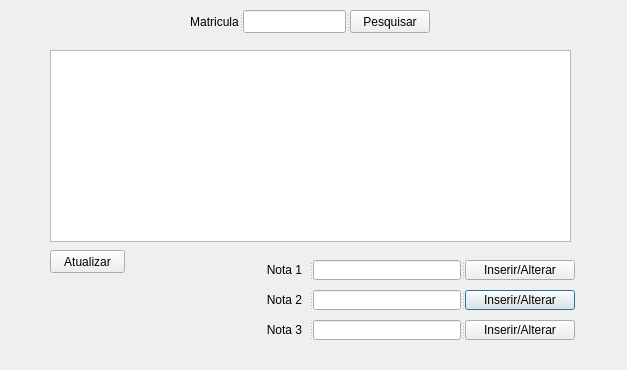
<?xml version="1.0" encoding="UTF-8"?>
<ui version="4.0">
 <class>Alterar_Notas</class>
 <widget class="QDialog" name="Alterar_Notas">
  <property name="geometry">
   <rect>
    <x>0</x>
    <y>0</y>
    <width>627</width>
    <height>370</height>
   </rect>
  </property>
  <property name="windowTitle">
   <string>Dialog</string>
  </property>
  <widget class="QSplitter" name="splitter_3">
   <property name="geometry">
    <rect>
     <x>260</x>
     <y>290</y>
     <width>315</width>
     <height>20</height>
    </rect>
   </property>
   <property name="orientation">
    <enum>Qt::Horizontal</enum>
   </property>
   <widget class="QLabel" name="label_4">
    <property name="text">
     <string>Nota 2</string>
    </property>
    <property name="alignment">
     <set>Qt::AlignCenter</set>
    </property>
   </widget>
   <widget class="QLineEdit" name="Nota2Inserir"/>
   <widget class="QPushButton" name="Btn_AlterarNota2">
    <property name="text">
     <string>Inserir/Alterar</string>
    </property>
   </widget>
  </widget>
  <widget class="QSplitter" name="splitter_4">
   <property name="geometry">
    <rect>
     <x>260</x>
     <y>320</y>
     <width>315</width>
     <height>20</height>
    </rect>
   </property>
   <property name="orientation">
    <enum>Qt::Horizontal</enum>
   </property>
   <widget class="QSplitter" name="splitter_5">
    <property name="orientation">
     <enum>Qt::Horizontal</enum>
    </property>
    <widget class="QLabel" name="label_5">
     <property name="text">
      <string>Nota 3</string>
     </property>
     <property name="alignment">
      <set>Qt::AlignCenter</set>
     </property>
    </widget>
    <widget class="QLineEdit" name="Nota3Inserir"/>
    <widget class="QPushButton" name="Btn_AlterarNota3">
     <property name="text">
      <string>Inserir/Alterar</string>
     </property>
    </widget>
   </widget>
  </widget>
  <widget class="QPushButton" name="Btn_AtualizaTabelaNota">
   <property name="geometry">
    <rect>
     <x>50</x>
     <y>250</y>
     <width>75</width>
     <height>23</height>
    </rect>
   </property>
   <property name="text">
    <string>Atualizar</string>
   </property>
  </widget>
  <widget class="QSplitter" name="splitter_2">
   <property name="geometry">
    <rect>
     <x>260</x>
     <y>260</y>
     <width>315</width>
     <height>20</height>
    </rect>
   </property>
   <property name="orientation">
    <enum>Qt::Horizontal</enum>
   </property>
   <widget class="QLabel" name="label_2">
    <property name="text">
     <string>Nota 1</string>
    </property>
    <property name="alignment">
     <set>Qt::AlignCenter</set>
    </property>
   </widget>
   <widget class="QLineEdit" name="Nota1Inserir"/>
   <widget class="QPushButton" name="Btn_AlterarNota1">
    <property name="text">
     <string>Inserir/Alterar</string>
    </property>
   </widget>
  </widget>
  <widget class="QSplitter" name="splitter">
   <property name="geometry">
    <rect>
     <x>190</x>
     <y>10</y>
     <width>240</width>
     <height>23</height>
    </rect>
   </property>
   <property name="orientation">
    <enum>Qt::Horizontal</enum>
   </property>
   <widget class="QLabel" name="label">
    <property name="text">
     <string>Matricula</string>
    </property>
    <property name="alignment">
     <set>Qt::AlignCenter</set>
    </property>
   </widget>
   <widget class="QLineEdit" name="Pesquisa_Aluno_Nota"/>
   <widget class="QPushButton" name="Btn_PesquisaNota">
    <property name="text">
     <string>Pesquisar</string>
    </property>
   </widget>
  </widget>
  <widget class="QTableView" name="Tv_AlunoNota">
   <property name="geometry">
    <rect>
     <x>50</x>
     <y>50</y>
     <width>521</width>
     <height>192</height>
    </rect>
   </property>
  </widget>
 </widget>
 <resources/>
 <connections/>
</ui>
